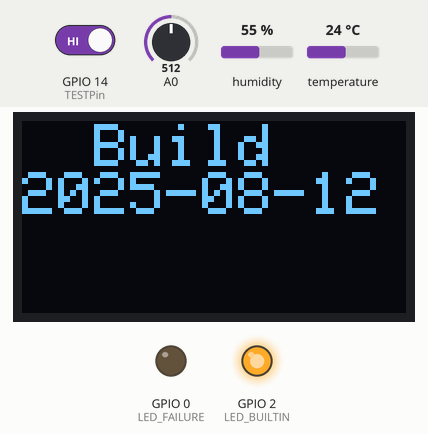
Bench run of a sketch on a simulated ESP8266 (NodeMCU). On the bench: 128×64 one-colour display, output pins drawn as LEDs (lit = HIGH, except the on-board LED, lit = LOW). The inputs (shaded band) are chosen by the test bench; at power-on: GPIO 14 (TESTPin) HIGH, humidity 55 %, A0 = 512, temperature 24 °C. A WiFi scan finds three made-up networks; pins used as bus, display or sensor lines are not drawn; what the sketch prints to the serial monitor is not drawn.

Above: at 3.3 s.
3.4 s: GPIO 14 (TESTPin) driven LOW
At 13.4 s:
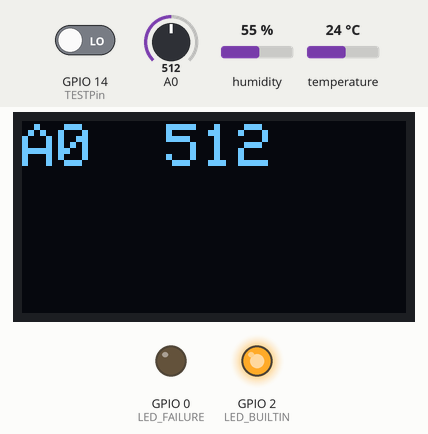
13.7 s: humidity set to 22 %
At 23.7 s:
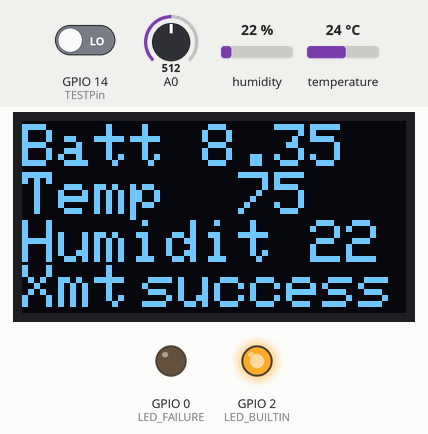
24.0 s: A0 set to 716
At 28.3 s:
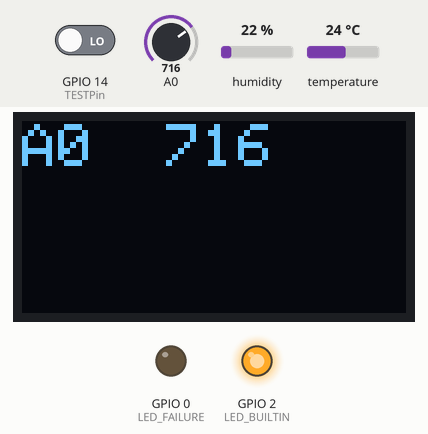
34.3 s: temperature set to 12 °C
At 39.1 s:
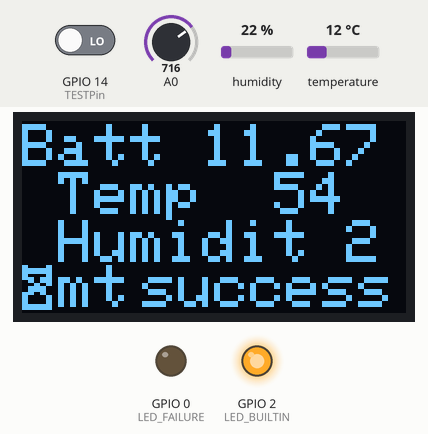
39.4 s: A0 set to 900
At 43.6 s:
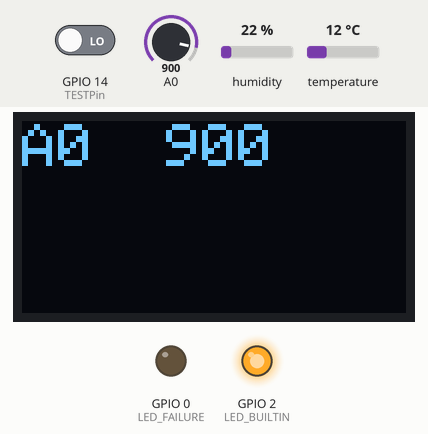
49.4 s: humidity set to 40 %
At 53.3 s:
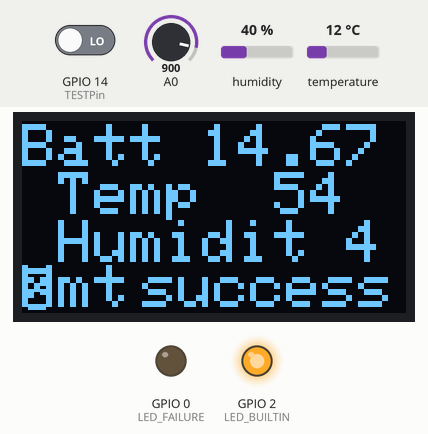
Timing chart, 0 to 54.8 s (numbered marks = the images above; inputs shaded):
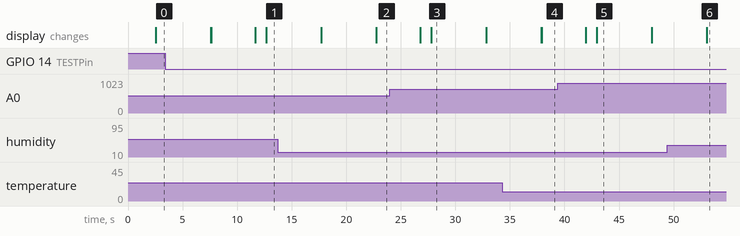

Measured:
- after the input at 3.4 s, the display: first differs from a run without the input after 9.3 s (image 1)
- what the display in image 3 shows lasts 5.0 s, from 27.8 s to 32.8 s

The sketch:

ESP_NOW_Sender.ino
```cpp
// (licence header left out)
/*Build 2025-06-10    -- Voltage divider was a nice idea but I don't know what the input voltage will be
**                   -- changed to monitoring 3.3 line if it goes below max then it goes from 'good' to 'OK' if it is 15% less report 'Bad'
**       2025-07-01  -- Changed IO to match home made PC Board layout
**       2025-07-21  -- new PC Board Design

  *  Board version 1.7 Changes: 08/02/2025
  * 1. Battery Voltage compare is 2K : 2K for 3V input which cuts the voltage in half
  * so by calculating the percentage of A0 against 1024
  * I can determine the fill voltage of the battery
  * see readBattery()

 2025-08-07
 USSUES:
  1. Jumper to read battery voltage causes MCP1700 to get super hot on battery power
  2. Deep sleep causes LED_FAILURE to go to an ON state
    Both require hardware changes
  *
  *
  * 2025-08-09
  *   False alarm, Not sure what happened with that board, current board is fine.
  *   Voltage Divider 1M and 1Meg Without components getting the 50% that I expect
  *   With components Voltage is down 2/3 reading of 1.77v
  *
  * 2025-08-12
  *   All boards probably will be a little different
  *   Calabrate to 5v USB 322 --- 0.0162
 */

#include <espnow.h>
#include <ESP8266WiFi.h>
#include <Adafruit_SSD1306.h>
#include <Adafruit_Sensor.h>
#include <DHT.h>
/*   GPIO - GPIO  Pin   PIN   GPIO
 *          RST         TX    1     OUTPUT
 *INPUT     ADC   A0    RX    3     INPUT
 *I/O       16    D0    D1    5     I/O
 *I/O       14    D5    D2    4     I/O
 *I/O       12    D6    D3    0     OUTPUT
 *I/O       13    D7    D4    2     OUTPUT
 *OUTPUT    15    D8    G     GND
 *          3.3         5V    5V
 */
char BornOn[21] = "  Build   2025-08-12";
// Set your Board ID (ESP32 Sender #1 = BOARD_ID 1, ESP32 Sender #2 = BOARD_ID 2, etc)
#define BOARD_ID 1 //Garden board 2 is garage, board 1 mailbox
#define DHTPIN 13     // 7 Digital pin connected to the DHT sensor
#define DHTPWR 15     // D8  GPIO12 POWER TO TEMP SENSOR
#define LED_FAILURE 0  // D3

#define PIR 12          // D6 GPIO13
#define TESTPin 14      // D5 GPIO 14 Jumper low for test
#define DHTTYPE    DHT22     // DHT 22 (AM2302)

#define SCREEN_WIDTH 128 // OLED display width, in pixels
#define SCREEN_HEIGHT 64 // OLED display height, in pixels
// setup screen position definations
#define line1 0
#define line2 12
#define line3 24
#define line4 36
#define line5 48  // line 4 at font size of 2
#define line6 60
#define MiddleScreen 48

// Declaration for an SSD1306 display connected to I2C (SDA, SCL pins)
Adafruit_SSD1306 display(SCREEN_WIDTH, SCREEN_HEIGHT, &Wire, -1);
char buffer[128];// = "  Build   2025-07-29";   // build output strings here
DHT dht(DHTPIN, DHTTYPE);
unsigned long downTime = 895e6;    //15 minutes - 5 seconds; 15 seconds = 15e6;
//MAC Address of the receiver
uint8_t broadcastAddress[] = {0xE8, 0xDB, 0x84, 0xC5, 0xA6, 0xFF};
//uint8_t broadcastAddress[] = {0xE8, 0xDB, 0x84, 0xC5, 0xA6, 0xF0};// bad address

//Structure example to send data
//Must match the receiver structure
typedef struct struct_message {
    int id;
    float temp;
    float hum;
    float bat;
    int readingId;
} struct_message;

//Create a struct_message called myData
struct_message myData;

bool displayOK = false;
char dataSent[8];

constexpr char WIFI_SSID[] = "SLAN";
/*************************************
 *
 *  Done with all the definitions
 *
 *
 *************************************/

void displayWrite(int x, int y,int size,String msg,int clear = 1)
  {
  if (displayOK) {
    if (clear == 1)
      display.clearDisplay();
    display.setTextSize(size);
    display.setCursor(x, y);
    display.print(msg);
    display.display();
    }
  }

int32_t getWiFiChannel(const char *ssid) {
  if (int32_t n = WiFi.scanNetworks()) {
    for (uint8_t i=0; i<n; i++) {
      if (!strcmp(ssid, WiFi.SSID(i).c_str())) {
        return WiFi.channel(i);
        }
      }
    }
  return 0;
  }

float readTemperature() {
  float t = dht.readTemperature(true); //convert to F
  if ( t = NAN)
    {
      delay(3000);
      t = dht.readTemperature(true);
    }
  return t;
  }

float readHumidity() {
  float h = dht.readHumidity();
  return h;
  }

float readBattery() {
  /*
   * voltage is divided by 2
   * take the percentage of the reading * 2 > 1024
   * add 1 to that result and multiply it by 3.2
   * and you have the input voltage
   */
//  int x = analogRead(0)*;
//  float fullv = float(x) / 1024;  // find percentage of full
//  float diff = fullv - 1024;
//  float pct = diff / 1024.0 + 1.0;
  return(float(analogRead(0)) * 0.0163);
}

void printBattery() {
  // this is reading 3.3volts would be 100 so reading 82 is a percentage
  Serial.print(F("Battery: "));
  float x = readBattery();
  Serial.print(readBattery());
  Serial.println(F(" volts"));
}

// Callback when data is sent
void OnDataSent(uint8_t *mac_addr, uint8_t sendStatus) {
  Serial.print("Last Packet Send Status: Delivery ");
  if (sendStatus == 0){
    sprintf(dataSent,"success");
    digitalWrite(LED_FAILURE, LOW);
    digitalWrite(LED_BUILTIN,LOW);  // turn it on
  }
  else{
    sprintf(dataSent," failed");
    digitalWrite(LED_FAILURE, HIGH);
    digitalWrite(LED_BUILTIN,HIGH);  // turn it off
  }
    Serial.println(dataSent);
}

 void doStuff(){
     digitalWrite(DHTPWR, HIGH); // Turn on support devices
     printBattery();
     Serial.println(F("delay 2 seconds."));
     Serial.println(BornOn);
     displayWrite(0,1,2,BornOn,1);

     delay(2000);

      myData.id = BOARD_ID;
      myData.temp = readTemperature();
      myData.hum = readHumidity();
      myData.bat = readBattery();
      myData.readingId = 0;

      Serial.print("\nTemp ");
      Serial.println(myData.temp);
      Serial.print(F("Humidity "));
      Serial.println(myData.hum);

      Serial.print(F("Board "));
      Serial.println(BOARD_ID);

      esp_now_send(broadcastAddress, (uint8_t *) &myData, sizeof(myData));
      // 10 characters in a line, 4 lines at text size 2
      if (displayOK){
          sprintf(buffer,"Batt %2.2f Temp  %2.0f  Humidit %2.0f",myData.bat, myData.temp,myData.hum);
          displayWrite(0,1,2,buffer);

          display.setCursor(0,line5);  // line 5 on the display
          display.print("Xmt");
          display.setCursor(40,line5);
          display.print(dataSent);
          display.display();
          delay(4000);
           }
         else
          Serial.println(F("Problem writing to display."));

      digitalWrite(DHTPWR,LOW); // Hopefully DHT is low now
      // leave LEDs as OnDataSent set them
//      digitalWrite(LED_FAILURE, HIGH);
//      digitalWrite(LED_BUILTIN, HIGH);   // Turn it off
//      Serial.println(F("Built-in LED off, Red LED off"));
      display.clearDisplay();
      display.display();
      Serial.println(F("Done doing stuff."));
      delay(1000);
 }  // done doing stuff

void displayA0()
  {
    int X = analogRead(0);
    Serial.print(F("Analog reading "));
    Serial.println(X);
    sprintf(buffer,"A0 %4d",X);
    displayWrite(0,1,2,buffer,1);
  }

void setup() {
  //Init Serial Monitor
  Serial.begin(115200);
  Serial.println("");
  pinMode(DHTPWR, OUTPUT);
  pinMode(LED_BUILTIN, OUTPUT);
  pinMode(LED_FAILURE, OUTPUT);
  pinMode(TESTPin, INPUT);

  digitalWrite(LED_BUILTIN, LOW);   // turn the LED on (Reverse logic)
  digitalWrite(LED_FAILURE, LOW);
  digitalWrite(DHTPWR, HIGH); // Turn on support devices
  dht.begin();

  if(display.begin(SSD1306_SWITCHCAPVCC, 0x3C))
    displayOK = true;
  else
    displayOK = false;

  if (displayOK) {
    display.clearDisplay();
    Serial.println("\nDisplay connected.");
    display.setTextColor(WHITE);
    delay(500);
    }

// Set device as a Wi-Fi Station and set channel
  WiFi.mode(WIFI_STA);

  int32_t channel = getWiFiChannel(WIFI_SSID);

  WiFi.printDiag(Serial); // Uncomment to verify channel number before
  wifi_promiscuous_enable(1);
  wifi_set_channel(channel);
  wifi_promiscuous_enable(0);
  WiFi.printDiag(Serial); // Uncomment to verify channel change after

  // Init ESP-NOW
  if (esp_now_init() != 0) {
    Serial.println(F("Error initializing ESP-NOW"));
    displayWrite(0,1,2,"Error initializing ESP-NOW");
    return;
    }

  // Once ESPNow is successfully Init, we will register for Send CB to
  // get the status of Trasnmitted packet
   esp_now_set_self_role(ESP_NOW_ROLE_CONTROLLER);

  esp_now_register_send_cb(OnDataSent);

  esp_now_add_peer(broadcastAddress, ESP_NOW_ROLE_SLAVE, 1, NULL, 0);

  doStuff();
    Serial.println(buffer);

     if (digitalRead(TESTPin) == LOW)
        Serial.println(F("TESTPin is Low, In TEST MODE."));
     else
        {
        Serial.println(F("TESTPin is High, Deep Sleep Enabled."));
        Serial.println(F("Shutting down now, but I'll be back."));
//        delay(5000);  // when does that LED turn on
        Serial.println(F("set it off"));
        digitalWrite(LED_FAILURE, LOW);
        delay(1000);  // you can see it go off for 1 second then back on
        Serial.println(F("setting FAILURE_LED to input"));
        pinMode(LED_FAILURE, INPUT);
        ESP.deepSleepInstant(downTime);
        }
}
  /********************* End of Setup *************/

void loop()
  {
    digitalWrite(LED_BUILTIN,LOW);  // TURN IT ON
    displayA0();
    // you get here if jumper is on test pin
    //  digitalWrite(DHTPWR, LOW); // Turn off support devices
    delay(5000);  //wait a bit
    doStuff();    // send status again
  }
```
